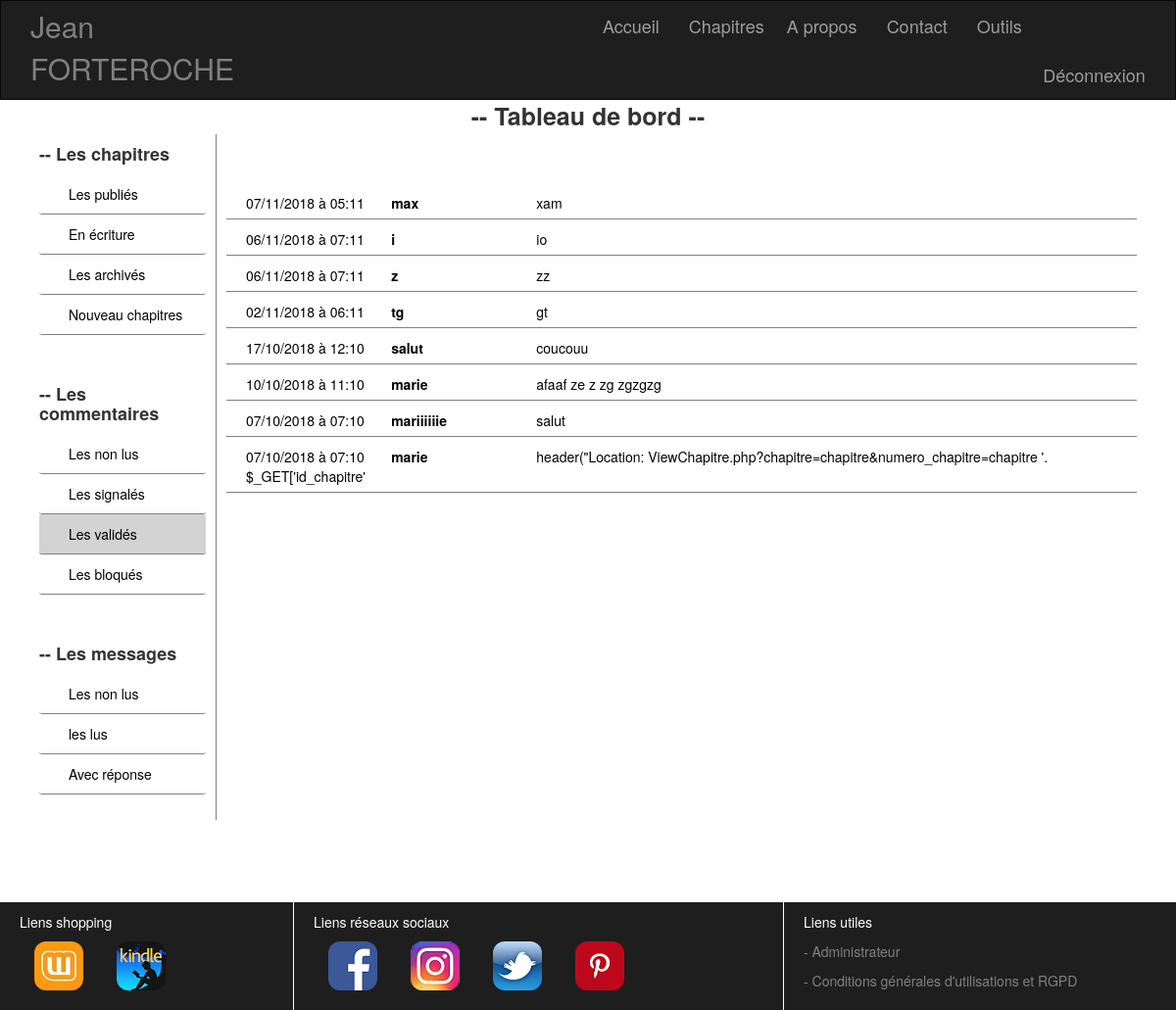
Screenshot of /index.php?callPage=dashboardDisplayListLineComment&stateComment=2 (signed in) with the database file from the repository.
### tables this page shows
CREATE TABLE IF NOT EXISTS `commentchapter` (
  `id` int(11) NOT NULL AUTO_INCREMENT,
  `idChapter` int(11) NOT NULL,
  `contentComment` text NOT NULL,
  `pseudo` varchar(255) NOT NULL,
  `stateComment` int(1) NOT NULL,
  `publicationDate` datetime NOT NULL,
  PRIMARY KEY (`id`)
);

### view/BackOffice/model/modelComment.php (called while the page is built, shortened)
<?php
require_once("./view/backOffice/model/modelLogBDD.php");
class modelComment
{
    private $BDD;
    public function __construct()
    {
      $this->BDD = new BDD();
    }
    public function getDisplayListLineCommentByStateComment($stateComment)
    {
        $donneesDisplayListLineCommentByStateComment = $this->BDD->connexionBDD()->prepare('SELECT * FROM commentChapter WHERE stateComment=:a ORDER BY publicationDate DESC');
        $donneesDisplayListLineCommentByStateComment->execute(array('a'=>$stateComment));
        return $donneesDisplayListLineCommentByStateComment->fetchAll();
    }
}

### view/BackOffice/model/modelLogBDD.php (called while the page is built)
<?php
class BDD
{
    public function connexionBDD()
    {
    return new PDO('mysql:host=localhost;dbname=projet_3', 'root', '');
    }
}

### view/comment/viewDisplayListLineCommentState.php (the view)
<ul class="col-lg-12">
    <?php
    foreach ($displayListLineCommentByStateComment as $donneesDisplayListLineCommentByStateComment)
    {
    $contentComment = substr($donneesDisplayListLineCommentByStateComment['contentComment'], 0, 100);
    $dateFr = date("d/m/Y", strtotime($donneesDisplayListLineCommentByStateComment['publicationDate']));
    $heure = date("h", strtotime($donneesDisplayListLineCommentByStateComment['publicationDate']));
    $minute = date("m", strtotime($donneesDisplayListLineCommentByStateComment['publicationDate']));
    ?>
        <li class="listComment">
        <a href="./index.php?callPage=dashboardDisplayOneComment&stateComment=<?= $_GET['stateComment'] ?>&idComment=<?= $donneesDisplayListLineCommentByStateComment['id'] ?>">
        <span class="date col-lg-2"><?= $dateFr ?> à <?= $heure ?>:<?= $minute ?></span>
        <span class="col-lg-2"><strong><?= $donneesDisplayListLineCommentByStateComment['pseudo'] ?></strong></span>
        <span><?= $contentComment ?></span>
        </a></li>
<?php
    }
?>
</ul>

### css/cssBody.css (style rules this page uses)
[class*="col-"] { min-height: 100%; margin: 0; padding: 0; }
.row { margin: 0; padding: 0; }

### css/cssMiddlePage.css (style rules this page uses)
a, a:hover { text-decoration: none; color: blue; }
.listMessageContact, .listComment, .listChapter, .listReportComment, .listValidateComment, .listBlockComment { padding: 10px 20px 6px; border-bottom: 1px solid grey; color: black; }
ul { list-style-type: none; }
.sectionDashboard a { color: black; }

### rows the page displays
commentchapter: publicationDate "07/11/2018", publicationDate "05", publicationDate "11", pseudo "max", contentComment "xam"
commentchapter: publicationDate "06/11/2018", publicationDate "07", publicationDate "11", pseudo "i", contentComment "io"
commentchapter: publicationDate "06/11/2018", publicationDate "07", publicationDate "11", pseudo "z", contentComment "zz"
commentchapter: publicationDate "02/11/2018", publicationDate "06", publicationDate "11", pseudo "tg", contentComment "gt"
commentchapter: publicationDate "17/10/2018", publicationDate "12", publicationDate "10", pseudo "salut", contentComment "coucouu"
commentchapter: publicationDate "10/10/2018", publicationDate "11", publicationDate "10", pseudo "marie", contentComment "afaaf ze z zg zgzgzg"
commentchapter: publicationDate "07/10/2018", publicationDate "07", publicationDate "10", pseudo "mariiiiiie", contentComment "salut"
commentchapter: publicationDate "07/10/2018", publicationDate "07", publicationDate "10", pseudo "marie", contentComment "header(\"Location: ViewChapitre.php?chapitre=chapitre&numero_chapitre=chapitre '. $_GET['id_chapitre'"
